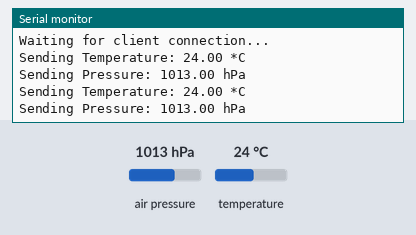
A sketch run on a simulated ESP32. Shown: the last lines printed to the serial monitor. Inputs (shaded band) come from the test bench; at power-on: air pressure 1013 hPa, temperature 24 °C. Nothing arrives over Bluetooth unless stated; a phone connects over Bluetooth LE 3 s after start.

Above: at 4.8 s.
4.9 s: air pressure set to 952 hPa
At 5.8 s:
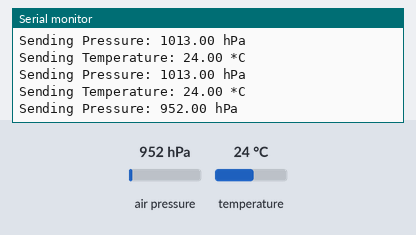
6.5 s: temperature set to 12 °C
At 7.8 s:
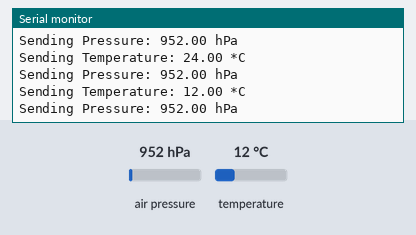
8.1 s: air pressure set to 975 hPa
At 9.7 s:
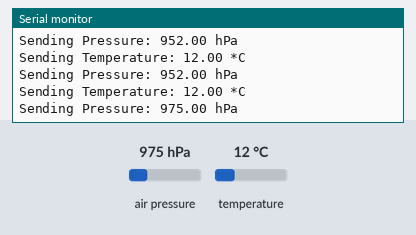
Timing chart, 0 to 11.2 s (numbered marks = the images above; inputs shaded):
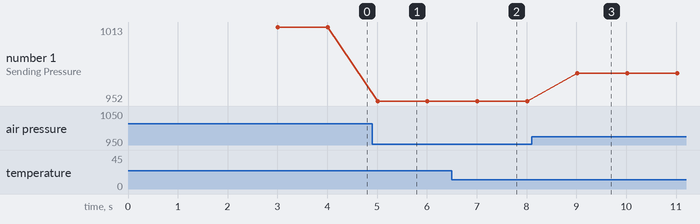

Measured:
- after the input at 4.9 s, the serial monitor: prints a new line after 0.11 s (image 1)
- after the input at 6.5 s, the serial monitor: prints a new line after 0.51 s (image 2)
- after the input at 8.1 s, the serial monitor: prints a new line after 0.92 s (image 3)
- plotted number 1: 1013 → 952 after the input at 4.9 s, 952 → 975 after the input at 8.1 s

The sketch:

Server_bmp_1.ino
```cpp
#include <Arduino.h>
#include <Wire.h>
#include <BLEDevice.h>
#include <BLEServer.h>
#include <BLEUtils.h>
#include <BLE2902.h>
#include <Adafruit_BMP280.h>

#define SERVICE_UUID          "4fafc201-1fb5-459e-8fcc-c5c9c331914b"
#define CHARACTERISTIC_UUID_1 "ee026418-ab66-4a49-bc25-3f7c2e8f1881" // Temperature
#define CHARACTERISTIC_UUID_2 "6d3f910b-d335-421e-90cf-49ab9027a533" // Pressure

BLEServer* pServer = NULL;
BLECharacteristic* pCharacteristic_1 = NULL;
BLECharacteristic* pCharacteristic_2 = NULL;
BLE2902 *pBLE2902_1;
BLE2902 *pBLE2902_2;
Adafruit_BMP280 bmp;

bool deviceConnected = false;
bool oldDeviceConnected = false;

class MyServerCallbacks: public BLEServerCallbacks {
    void onConnect(BLEServer* pServer) {
      deviceConnected = true;
    }
    void onDisconnect(BLEServer* pServer) {
      deviceConnected = false;
    }
};

void setup() {
  Serial.begin(115200);
  if (!bmp.begin(0x76)) {
    Serial.println("Could not find a valid BMP280 sensor!");
    while (1) delay(10);
  }

  bmp.setSampling(Adafruit_BMP280::MODE_NORMAL,
                  Adafruit_BMP280::SAMPLING_X2,
                  Adafruit_BMP280::SAMPLING_X16,
                  Adafruit_BMP280::FILTER_X16,
                  Adafruit_BMP280::STANDBY_MS_500);

  BLEDevice::init("ESP32_BMP280_Server");
  pServer = BLEDevice::createServer();
  pServer->setCallbacks(new MyServerCallbacks());
  BLEService *pService = pServer->createService(SERVICE_UUID);

  pCharacteristic_1 = pService->createCharacteristic(
                      CHARACTERISTIC_UUID_1,
                      BLECharacteristic::PROPERTY_NOTIFY);
  pCharacteristic_2 = pService->createCharacteristic(
                      CHARACTERISTIC_UUID_2,
                      BLECharacteristic::PROPERTY_NOTIFY);

  pBLE2902_1 = new BLE2902();
  pBLE2902_1->setNotifications(true);
  pCharacteristic_1->addDescriptor(pBLE2902_1);

  pBLE2902_2 = new BLE2902();
  pBLE2902_2->setNotifications(true);
  pCharacteristic_2->addDescriptor(pBLE2902_2);

  pService->start();
  BLEAdvertising *pAdvertising = BLEDevice::getAdvertising();
  pAdvertising->addServiceUUID(SERVICE_UUID);
  BLEDevice::startAdvertising();
  Serial.println("Waiting for client connection...");
}

void loop() {
  if (deviceConnected) {
    float temperature = bmp.readTemperature();
    float pressure = bmp.readPressure() / 100.0F;

    Serial.print("Sending Temperature: ");
    Serial.print(temperature);
    Serial.println(" *C");

    Serial.print("Sending Pressure: ");
    Serial.print(pressure);
    Serial.println(" hPa");

    // Send temperature and pressure as strings over BLE

    String tempStr = String(temperature, 2);
    String pressStr = String(pressure, 2);

    pCharacteristic_1->setValue(tempStr.c_str());
    pCharacteristic_1->notify();

    pCharacteristic_2->setValue(pressStr.c_str());
    pCharacteristic_2->notify();

    delay(1000);
  }

  if (!deviceConnected && oldDeviceConnected) {
    delay(500);
    pServer->startAdvertising();
    Serial.println("Start advertising");
    oldDeviceConnected = deviceConnected;
  }

  if (deviceConnected && !oldDeviceConnected) {
    oldDeviceConnected = deviceConnected;
  }
}
```
